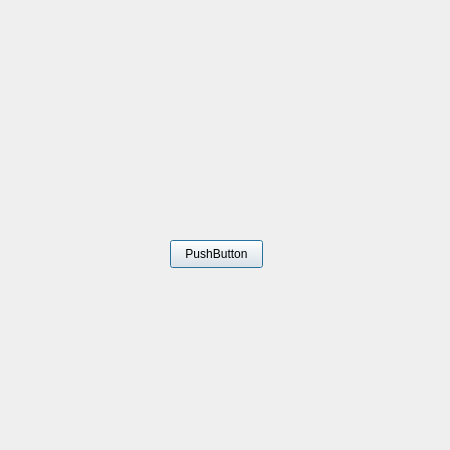
<?xml version="1.0" encoding="UTF-8"?>
<ui version="4.0">
 <class>stat_combo</class>
 <widget class="QDialog" name="stat_combo">
  <property name="geometry">
   <rect>
    <x>0</x>
    <y>0</y>
    <width>450</width>
    <height>450</height>
   </rect>
  </property>
  <property name="windowTitle">
   <string>Dialog</string>
  </property>
  <widget class="QLabel" name="label_stat">
   <property name="geometry">
    <rect>
     <x>30</x>
     <y>30</y>
     <width>400</width>
     <height>400</height>
    </rect>
   </property>
   <property name="text">
    <string/>
   </property>
  </widget>
  <widget class="QPushButton" name="pushButton">
   <property name="geometry">
    <rect>
     <x>170</x>
     <y>240</y>
     <width>93</width>
     <height>28</height>
    </rect>
   </property>
   <property name="text">
    <string>PushButton</string>
   </property>
  </widget>
 </widget>
 <resources/>
 <connections/>
</ui>
